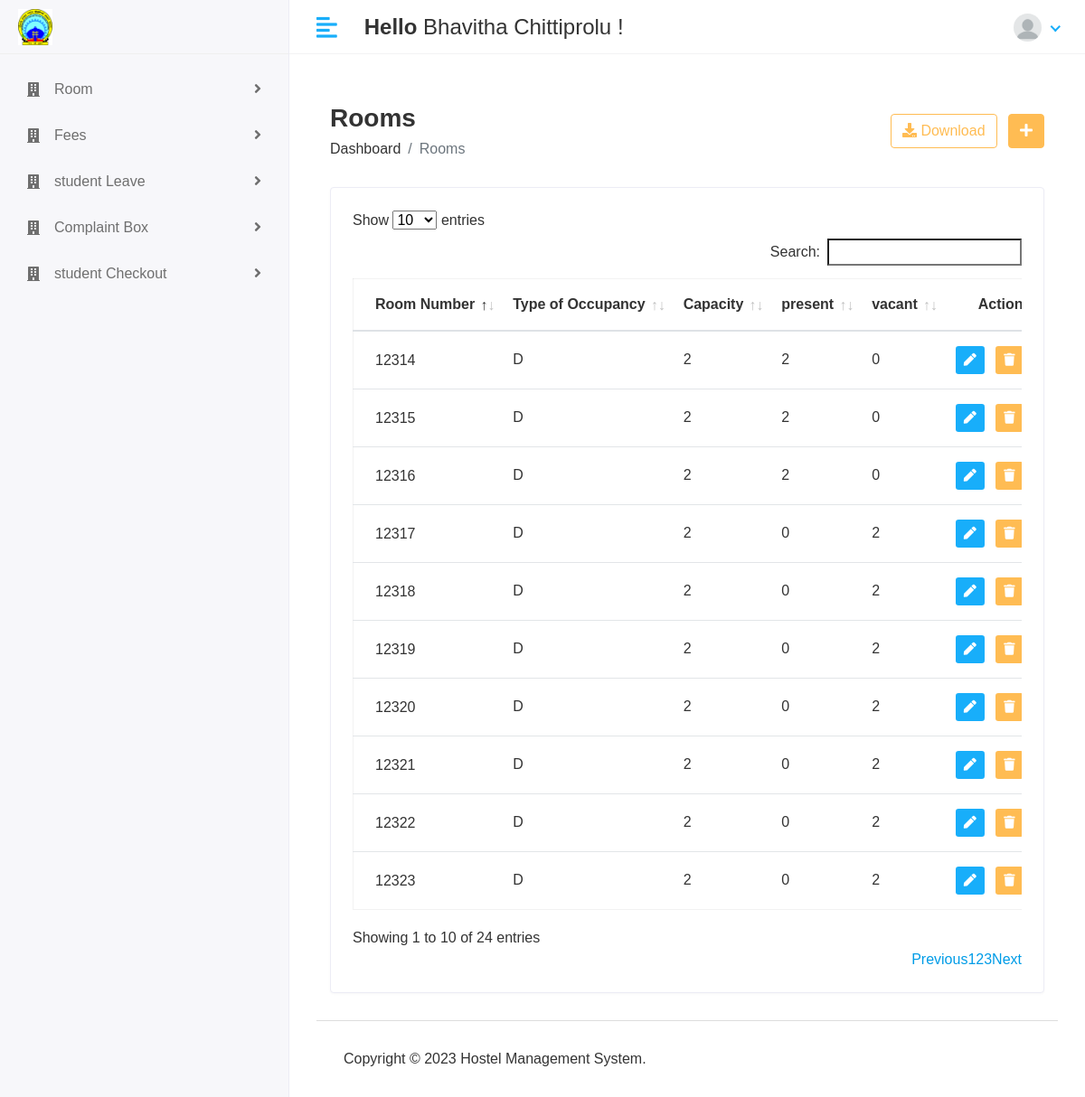
The app's page /administration/room/list_aw (signed in) with its own data.
### management/models.py (models this page shows, shortened)
class CustomUser(AbstractUser):
    user = (('1','Administration'),('2','Student'),('3','Warden'))
    userType = models.CharField(choices=user,max_length=60,default=1)
    profile_pic = models.ImageField(upload_to='media/profile_pic')

class Room(models.Model):
    room_choice = [('S','Single'),('D','Double'),('T','Triple')]
    room_number = models.CharField(max_length = 100,default=None, unique=True)
    room_type = models.CharField(choices = room_choice,max_length=1,default=None)
    vacant = models.BooleanField(default = False)
    capacity = models.PositiveIntegerField(validators=[MinValueValidator(1),MaxValueValidator(4)])
    present = models.PositiveIntegerField(validators=[MaxValueValidator(4)],default=0,blank=True,null=True)

### management/administrationViews.py (the view)
# urls.py: path('administration/room/list_aw',administrationViews.roomlist_aw,name='roomlist_aw'),
@login_required(login_url='/')
def roomlist_aw(request):
    room = Room.objects.all()
    room_data = []
    for i in room:
        remains = i.capacity - i.present
        y = {
            'room_number': i.room_number,
            'room_type': i.room_type,
            'present': i.present,
            'remains': remains,
            'capacity':i.capacity,
        }
        room_data.append(y)
        context = {
            'room_data': room_data,
        }
    return render(request,'administration/roomlist_aw.html',context)

### hostelManagementSystem/templates/administration/roomlist_aw.html (shortened to what this page needs)
{% extends 'base.html' %}
{% load static %}
{% block content %}
<div class="content container-fluid">
               <div class="page-header">
                  <div class="row align-items-center">
                     <div class="col">
                        <h3 class="page-title">Rooms</h3>
                        <ul class="breadcrumb">
                           <li class="breadcrumb-item"><a href="index.html">Dashboard</a></li>
                           <li class="breadcrumb-item active">Rooms</li>
                        </ul>
                     </div>
                     <div class="col-auto text-right float-right ml-auto">
                        <a href="#" class="btn btn-outline-primary mr-2"><i class="fas fa-download"></i> Download</a>
                        <a href="{% url 'add_room' %}" class="btn btn-primary"><i class="fas fa-plus"></i></a>
                     </div>
                  </div>
               </div>
               <div class="row">
                  <div class="col-sm-12">
                     <div class="card card-table">
                        <div class="card-body">
                           <div class="table-responsive">
                              <table id="table_id" class="table table-hover table-center mb-0 ">
                                 <thead>
                                    <tr>
                                       <th>Room Number</th>
                                       <th>Type of Occupancy</th>
                                         <th>Capacity</th>
                                        <th>present</th>
                                        <th>vacant</th>
                                       <th class="text-right">Action</th>
                                    </tr>
                                 </thead>
                                 <tbody>
                                 {% for i in room_data %}
                                    <tr>
                                       <td>
                                          <h2 class="table-avatar">
                                             <a href="{% url 'roomDetails' i.room_number %}">{{i.room_number}}</a>
                                          </h2>
                                       </td>
                                       <td>{{i.room_type}}</td>
                                          <td>{{i.capacity}}</td>
                                       <td>{{i.present}}</td>
                                       <td>{{i.remains}}</td>
                                       <td class="text-right">
                                          <div class="actions">
                                             <a href="" class="btn btn-sm bg-success-light mr-2">
                                             <i class="fas fa-pen"></i>
                                             </a>
                                             <a href="" class="btn btn-sm bg-danger-light">
                                             <i class="fas fa-trash"></i>
                                             </a>
                                          </div>
                                       </td>
                                    </tr>
                                     {% endfor %}
                                 </tbody>
                              </table>
                           </div>
                        </div>
                     </div>
                  </div>
               </div>
            </div>
{% endblock %}

### hostelManagementSystem/templates/includes/header.html (shortened to what this page needs)
{% load static %}
         <div class="header">
            <div class="header-left">
               <a href="index.html" class="logo">
               <img src="{% static 'assets/img/manit_logo.png' %}" alt="Logo">
               </a>
            </div>
            <a href="javascript:void(0);" id="toggle_btn">
            <i class="fas fa-align-left"></i>
            </a>
            <div class="top-nav-search mt-3">
               <h4 style="font:sans-serif"><strong>Hello </strong><span style="font:sans-serif">{{user.first_name}} {{user.last_name}}</span>&nbsp;!</h4>
            </div>
            <ul class="nav user-menu">
               <li class="nav-item dropdown has-arrow">
                  <a href="#" class="dropdown-toggle nav-link" data-toggle="dropdown">
                     {% if user.profile_pic == "" %}
                       <span class="user-img"><img class="rounded-circle" src="{% static 'assets/img/blank_profile_pic.png' %}" width="31" alt="{{user.first_name}}&nbsp;{{user.last_name}}"></span>
                     {% else %}
                  <span class="user-img"><img class="rounded-circle" src="/{{user.profile_pic}}" width="31" alt="{{user.first_name}}&nbsp;{{user.last_name}}"></span>
                 {% endif %}
                  </a>
               </li>
            </ul>
         </div>

### hostelManagementSystem/static/assets/css/style.css (style rules this page uses)
html { height: 100%; }
body { background-color: #fff; color: #333; font-family: 'Poppins', sans-serif; font-size: 1rem; height: 100%; line-height: 1.5; overflow-x: hidden; }
h1, h2, h3, h4, h5, h6 { font-family: 'Poppins', sans-serif; margin-top: 0; }
a { color: #009ce7; }
input, button, a { transition: all 0.4s ease; -moz-transition: all 0.4s ease; -o-transition: all 0.4s ease; -ms-transition: all 0.4s ease; -webkit-transition: all 0.4s ease; }
ul, ol { padding: 0px; list-style: none; }
.table { color: #333; max-width: 100%; margin-bottom: 0; width: 100%; }
.table.dataTable { border-collapse: collapse !important; border: 1px solid rgba(0, 0, 0, 0.05); }
table.table td h2 { display: inline-block; font-size: inherit; font-weight: 400; margin: 0; padding: 0; vertical-align: middle; }
table.table td h2.table-avatar { align-items: center; display: inline-flex; font-size: inherit; font-weight: 400; margin: 0; padding: 0; vertical-align: middle; white-space: nowrap; }
table.table td h2 a { color: #333; }
.table thead tr th { font-weight: 600; }
.table tbody tr { border-bottom: 1px solid rgba(0, 0, 0, 0.05); }
.table.table-center td, .table.table-center th { vertical-align: middle; }
.card-table .card-body .table > thead > tr > th { border-top: 0; }
.card-table .card-body .table tr td:first-child, .card-table .card-body .table tr th:first-child { padding-left: 1.5rem; }
.card-table .card-body .table tr td:last-child, .card-table .card-body .table tr th:last-child { padding-right: 1.5rem; }
.card-table .table td, .card-table .table th { border-top: 1px solid #e2e5e8; padding: 1rem 0.75rem; white-space: nowrap; }
.btn-primary { background-color: #FFBC53; border: 1px solid #FFBC53; }
.btn-outline-primary { color: #FFBC53; border-color: #FFBC53; }
.card { border: 1px solid #ececf5; box-shadow: 0 1px 3px 0 rgba(0, 0, 0, 0.03); margin-bottom: 1.875rem; }
.card-body { padding: 1.5rem; }
.bg-danger-light { background-color:#FFBC53 !important; color:#fff !important; }
.bg-success-light { background-color: #18aefa; color: #fff; }
.header { background-color: #fff; border-bottom: 1px solid #f3f3f4; left: 0; position: fixed; right: 0; top: 0; z-index: 1001; height: 60px; }
.header .header-left { float: left; height: 60px; padding: 0 20px; position: relative; width: 320px; z-index: 1; transition: all 0.2s ease-in-out; background-color: #f7f7fa; border-bottom: 1px solid #efefef; border-right: 1px solid #ececf5; display: flex; align-items: center; }
.header .header-left .logo { display: inline-block; line-height: 60px; }
.header .header-left .logo img { max-height: 40px; width: auto; }
.header .dropdown-toggle:after { display: none; }
.header .has-arrow .dropdown-toggle:after { border-top: 0; border-left: 0; border-bottom: 2px solid #18aefa; border-right: 2px solid #18aefa; content: ''; height: 8px; display: inline-block; pointer-events: none; -webkit-transform-origin: 66% 66%; -ms-transform-origin: 66% 66%; transform-origin: 66% 66%; -webkit-transform: rotate(45deg); -ms-transform: rotate(45deg); transform: rotate(45deg); -webkit-transition: all 0.15s ease-in-out; transition: all 0.15s ease-in-out; width: 8px; vertical-align: 0px; }
.user-menu { float: right; margin: 0; position: relative; z-index: 99; padding-right: 15px; }
.user-menu.nav > li > a { color: #a0a0a0; font-size: 14px; line-height: 58px; padding: 0 15px; height: 60px; }
.user-img { margin-right: 3px; position: relative; }
.top-nav-search { float: left; margin-left: 15px; }
.page-header { margin-bottom: 1.875rem; }
.page-header .breadcrumb { background-color: transparent; color: #6c757d; font-size: 1rem; font-weight: 500; margin-bottom: 0; padding: 0; }
.page-header .breadcrumb a { color: #333; }
.page-title { font-size: 28px; font-weight: 600; color: #333; margin-bottom: 5px; }
@media (min-width: 992px) { #toggle_btn { align-items: center; color: #18aefa; display: inline-flex; float: left; font-size: 26px; height: 60px; justify-content: center; margin-left: 15px; padding: 0 15px; } }

### records on screen
CustomUser: first_name "Bhavitha", last_name "Chittiprolu"
Room: room_number "12314"
Room: room_number "12315"
Room: room_number "12316"
Room: room_number "12317"
Room: room_number "12318"
Room: room_number "12319"
Room: room_number "12320"
Room: room_number "12321"
Room: room_number "12322"
Room: room_number "12323"

### other values on screen
{{ i.room_type }} "D" "D" "D" "D" "D" "D" "D" "D" "D" "D"
{{ i.capacity }} "2" "2" "2" "2" "2" "2" "2" "2" "2" "2"
{{ i.present }} "2" "2" "2" "0" "0" "0" "0" "0" "0" "0"
{{ i.remains }} "0" "0" "0" "2" "2" "2" "2" "2" "2" "2"
